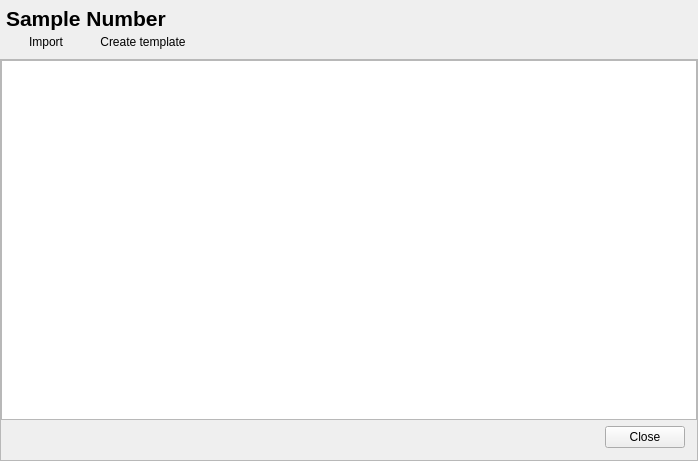
<?xml version="1.0" encoding="UTF-8"?>
<ui version="4.0">
 <class>Sample</class>
 <widget class="QDialog" name="Sample">
  <property name="geometry">
   <rect>
    <x>0</x>
    <y>0</y>
    <width>698</width>
    <height>461</height>
   </rect>
  </property>
  <property name="windowTitle">
   <string>Dialog</string>
  </property>
  <layout class="QVBoxLayout" name="verticalLayout_2">
   <property name="spacing">
    <number>0</number>
   </property>
   <property name="leftMargin">
    <number>0</number>
   </property>
   <property name="topMargin">
    <number>0</number>
   </property>
   <property name="rightMargin">
    <number>0</number>
   </property>
   <property name="bottomMargin">
    <number>0</number>
   </property>
   <item>
    <layout class="QHBoxLayout" name="layout_title">
     <property name="spacing">
      <number>0</number>
     </property>
     <property name="leftMargin">
      <number>6</number>
     </property>
     <property name="topMargin">
      <number>6</number>
     </property>
     <property name="rightMargin">
      <number>6</number>
     </property>
     <property name="bottomMargin">
      <number>6</number>
     </property>
     <item>
      <layout class="QVBoxLayout" name="verticalLayout_3">
       <property name="spacing">
        <number>0</number>
       </property>
       <item>
        <widget class="QLabel" name="label">
         <property name="font">
          <font>
           <pointsize>16</pointsize>
           <weight>75</weight>
           <bold>true</bold>
          </font>
         </property>
         <property name="text">
          <string>Sample Number</string>
         </property>
        </widget>
       </item>
       <item>
        <layout class="QHBoxLayout" name="layout_search">
         <property name="spacing">
          <number>0</number>
         </property>
         <item>
          <widget class="QPushButton" name="btn_import">
           <property name="palette">
            <palette>
             <active>
              <colorrole role="Dark">
               <brush brushstyle="SolidPattern">
                <color alpha="255">
                 <red>191</red>
                 <green>191</green>
                 <blue>191</blue>
                </color>
               </brush>
              </colorrole>
              <colorrole role="Mid">
               <brush brushstyle="SolidPattern">
                <color alpha="255">
                 <red>168</red>
                 <green>168</green>
                 <blue>168</blue>
                </color>
               </brush>
              </colorrole>
              <colorrole role="Highlight">
               <brush brushstyle="SolidPattern">
                <color alpha="255">
                 <red>212</red>
                 <green>212</green>
                 <blue>212</blue>
                </color>
               </brush>
              </colorrole>
             </active>
             <inactive>
              <colorrole role="Dark">
               <brush brushstyle="SolidPattern">
                <color alpha="255">
                 <red>191</red>
                 <green>191</green>
                 <blue>191</blue>
                </color>
               </brush>
              </colorrole>
              <colorrole role="Mid">
               <brush brushstyle="SolidPattern">
                <color alpha="255">
                 <red>169</red>
                 <green>169</green>
                 <blue>169</blue>
                </color>
               </brush>
              </colorrole>
              <colorrole role="Highlight">
               <brush brushstyle="SolidPattern">
                <color alpha="255">
                 <red>212</red>
                 <green>212</green>
                 <blue>212</blue>
                </color>
               </brush>
              </colorrole>
             </inactive>
             <disabled>
              <colorrole role="Dark">
               <brush brushstyle="SolidPattern">
                <color alpha="255">
                 <red>191</red>
                 <green>191</green>
                 <blue>191</blue>
                </color>
               </brush>
              </colorrole>
              <colorrole role="Mid">
               <brush brushstyle="SolidPattern">
                <color alpha="255">
                 <red>169</red>
                 <green>169</green>
                 <blue>169</blue>
                </color>
               </brush>
              </colorrole>
              <colorrole role="Highlight">
               <brush brushstyle="SolidPattern">
                <color alpha="255">
                 <red>212</red>
                 <green>212</green>
                 <blue>212</blue>
                </color>
               </brush>
              </colorrole>
             </disabled>
            </palette>
           </property>
           <property name="text">
            <string>Import</string>
           </property>
           <property name="autoDefault">
            <bool>false</bool>
           </property>
           <property name="flat">
            <bool>true</bool>
           </property>
          </widget>
         </item>
         <item>
          <spacer name="horizontalSpacer_3">
           <property name="orientation">
            <enum>Qt::Horizontal</enum>
           </property>
           <property name="sizeType">
            <enum>QSizePolicy::Fixed</enum>
           </property>
           <property name="sizeHint" stdset="0">
            <size>
             <width>10</width>
             <height>20</height>
            </size>
           </property>
          </spacer>
         </item>
         <item>
          <widget class="QPushButton" name="btn_create_template">
           <property name="text">
            <string>Create template</string>
           </property>
           <property name="autoDefault">
            <bool>false</bool>
           </property>
           <property name="flat">
            <bool>true</bool>
           </property>
          </widget>
         </item>
         <item>
          <spacer name="horizontalSpacer_2">
           <property name="orientation">
            <enum>Qt::Horizontal</enum>
           </property>
           <property name="sizeHint" stdset="0">
            <size>
             <width>40</width>
             <height>20</height>
            </size>
           </property>
          </spacer>
         </item>
        </layout>
       </item>
      </layout>
     </item>
    </layout>
   </item>
   <item>
    <widget class="QFrame" name="frame">
     <property name="frameShape">
      <enum>QFrame::StyledPanel</enum>
     </property>
     <property name="frameShadow">
      <enum>QFrame::Raised</enum>
     </property>
     <layout class="QVBoxLayout" name="verticalLayout">
      <property name="spacing">
       <number>0</number>
      </property>
      <property name="leftMargin">
       <number>0</number>
      </property>
      <property name="topMargin">
       <number>0</number>
      </property>
      <property name="rightMargin">
       <number>0</number>
      </property>
      <property name="bottomMargin">
       <number>0</number>
      </property>
      <item>
       <widget class="QTableWidget" name="table"/>
      </item>
      <item>
       <layout class="QHBoxLayout" name="horizontalLayout_2">
        <property name="leftMargin">
         <number>12</number>
        </property>
        <property name="topMargin">
         <number>6</number>
        </property>
        <property name="rightMargin">
         <number>12</number>
        </property>
        <property name="bottomMargin">
         <number>12</number>
        </property>
        <item>
         <spacer name="horizontalSpacer">
          <property name="orientation">
           <enum>Qt::Horizontal</enum>
          </property>
          <property name="sizeHint" stdset="0">
           <size>
            <width>40</width>
            <height>20</height>
           </size>
          </property>
         </spacer>
        </item>
        <item>
         <widget class="QPushButton" name="btn_close">
          <property name="text">
           <string>Close</string>
          </property>
          <property name="autoDefault">
           <bool>false</bool>
          </property>
         </widget>
        </item>
       </layout>
      </item>
     </layout>
    </widget>
   </item>
  </layout>
 </widget>
 <resources/>
 <connections/>
</ui>
